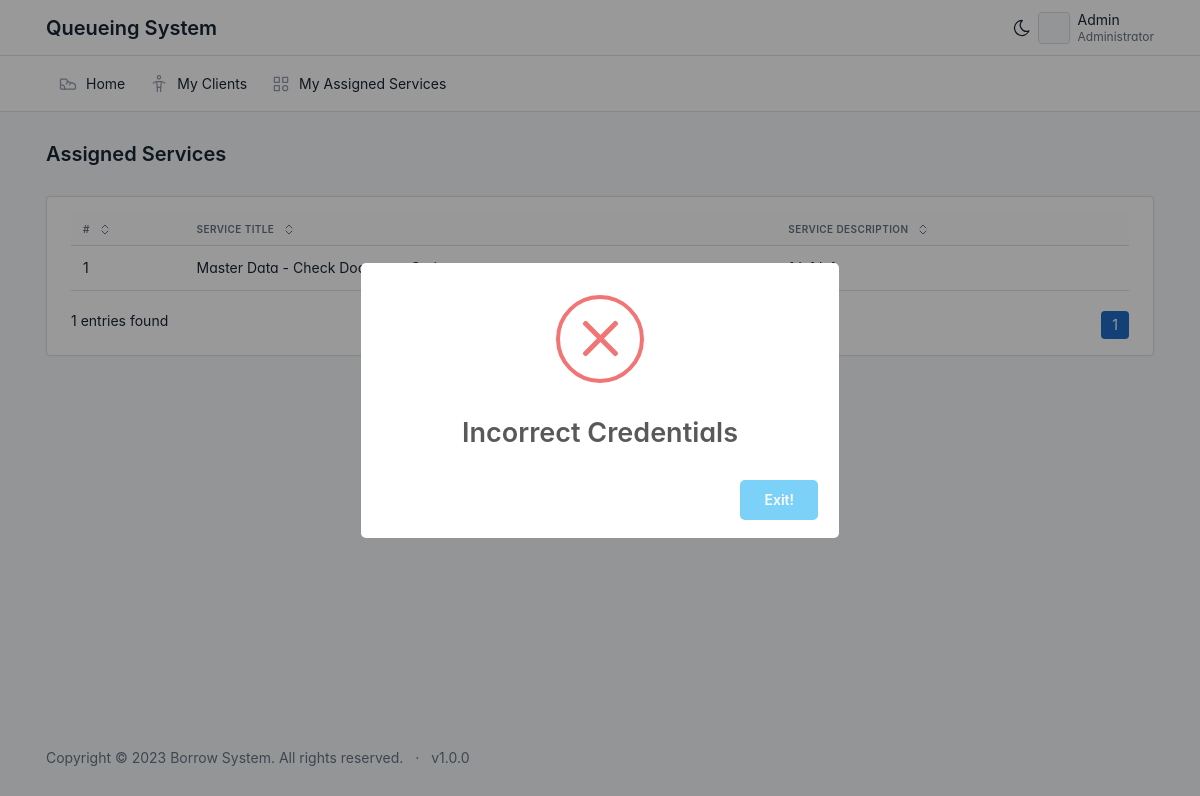
/personnel/assigned-services.php (signed in), run on an earlier commit of the app's database.
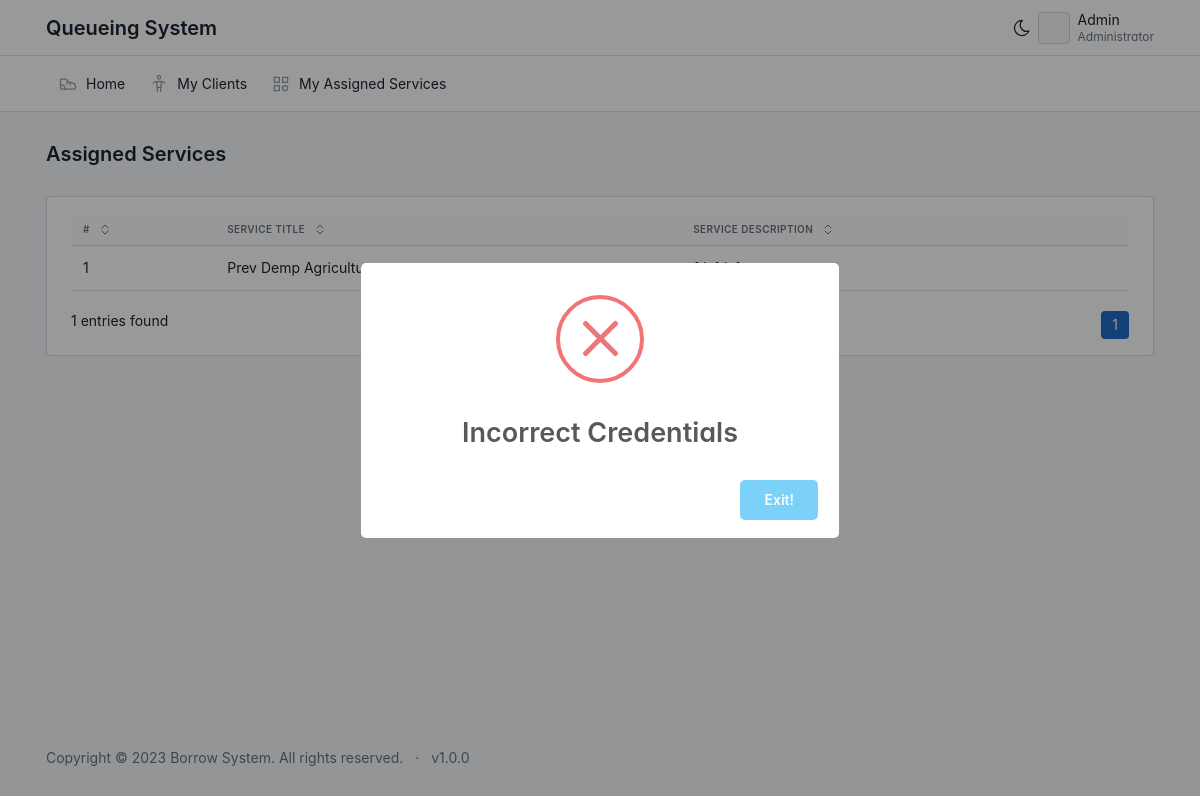
And on a later commit of the database.
### tables this page shows
CREATE TABLE IF NOT EXISTS `services` (
  `services_id` int NOT NULL AUTO_INCREMENT,
  `service_title` varchar(100) NOT NULL,
  `service_description` varchar(200) NOT NULL,
  `image` varchar(100) NOT NULL,
  `status` int NOT NULL DEFAULT '1',
  PRIMARY KEY (`services_id`)
);

### personnel/assigned-services.php (the view, shortened to what this page needs)
<?php
include '../drivers/connection.php';
?>
<!DOCTYPE html>
<html lang="en">
<?php include '../static/nav/head.php' ?>
<body>
  <div class="page">
    <?php include '../static/nav/topbar.php' ?>
    <?php include '../static/nav/navbar-personnel.php' ?>
    <div class="page-wrapper">
      <div class="page-header d-print-none">
        <div class="container-xl">
          <div class="row g-2 align-items-center">
            <div class="col">
              <h2 class="page-title">Assigned Services</h2>
            </div>
          </div>
        </div>
      </div>
      <div class="page-body">
        <div class="container-xl">
          <div class="card">
            <div class="card-body">
              <div id="listjs">
                <div id="table-default" class="table-responsive">
                  <table class="table" id="tables">
                    <thead>
                      <tr>
                        <th>
                          <button class="table-sort" data-sort="sort-id">
                            #
                          </button>
                        </th>
                        <th>
                          <button class="table-sort" data-sort="sort-id">
                            Service Title
                          </button>
                        </th>
                        <th>
                          <button class="table-sort" data-sort="sort-id">
                            Service Description
                          </button>
                        </th>
                      </tr>
                    </thead>
                    <tbody class="table-tbody">
                      <?php
                      $sql = "SELECT b.service_title,b.service_description FROM assign_service a INNER JOIN services b ON a.service_id=b.services_id where a.user_id=2";
                      $rs = $conn->query($sql);
                      $i = 1;
                      foreach ($rs as $rows) { ?>
                        <tr>
                          <td><?php echo $i++; ?></td>
                          <td><?php echo $rows['service_title'] ?></td>
                          <td><?php echo $rows['service_description'] ?></td>
                        </tr>
                      <?php } ?>
                    </tbody>
                  </table>
                  <br>
                  <div class="btn-toolbar">
                    <p class="mb-0" id="listjs-showing-items-label">Showing 0 items</p>
                    <ul class="pagination ms-auto mb-0"></ul>
                  </div>
                </div>
              </div>
            </div>
          </div>
        </div>
      </div>
      <?php include '../static/nav/footer.php'; ?>
      <?php include '../static/components/modal.php'; ?>
    </div>
</body>
</html>

What changed in the data, as far as the page shows it:
changed services: service_title "Master Data - Check Document Series" → "Prev Demp Agriculture"
